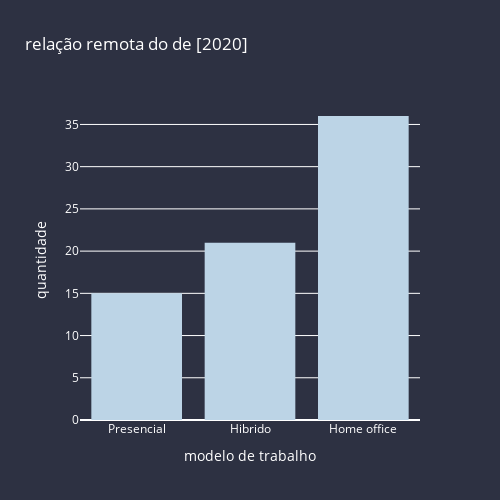
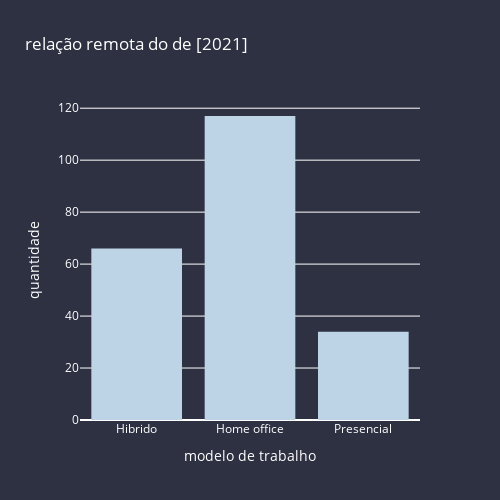
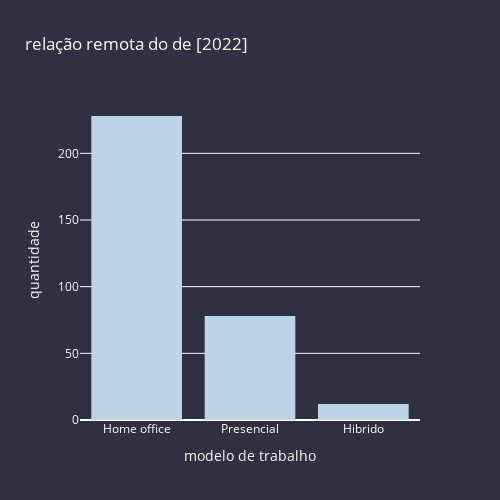

Here is the notebook cell these charts were saved with, in order:
### Markdown cell above
#o código abaixo é um laço de repetição aonde faz uma busca pela quantidade de pessoas que trabalhou como home office, hibrido e presencial para cada ano.

### Code cell
for valores in listas_de_anos:
    fig = go.Figure(layout=go.Layout(width=500, height=500))
    fig.add_trace(go.Histogram(histfunc='count', x=valores['modelo_trabalho'], marker_color='#bcd4e6'))
    fig.update_layout(title=f'relação remota do de {valores['data_trabalho'].unique()}',
                      xaxis_title='modelo de trabalho',
                      yaxis_title='quantidade',
                      paper_bgcolor='#2d3142',
                      plot_bgcolor='#2d3142',
                      font=dict(color='white'))
    pyo.init_notebook_mode(connected=True)
    pyo.iplot(fig)

for relacao in listas_de_anos:
    variavel_relacao = relacao.groupby('modelo_trabalho')['modelo_trabalho'].\
        value_counts().sort_values(ascending=False)
    print(f'Relação remota do ano de {relacao['data_trabalho'].unique()} {variavel_relacao}')

### Figure 1 — Plotly figure (JSON) as saved in the notebook; plotly's stock layout.template omitted (floating-point values rounded to 4 significant figures)
{"data": [{"histfunc": "count", "marker": {"color": "#bcd4e6"}, "type": "histogram", "x": ["Presencial", "Presencial", "Hibrido", "Presencial", "Hibrido", "Home office", "Home office", "Hibrido", "Home office", "Hibrido", "Presencial", "Presencial", "Presencial", "Home office", "Home office", "Hibrido", "Home office", "Home office", "Hibrido", "Home office", "Presencial", "Home office", "Hibrido", "Presencial", "Presencial", "Home office", "Hibrido", "Presencial", "Home office", "Hibrido", "Home office", "Home office", "Home office", "Presencial", "Hibrido", "Hibrido", "Home office", "Hibrido", "Home office", "Home office", "Home office", "Hibrido", "Presencial", "Home office", "Hibrido", "Home office", "Home office", "Home office", "Home office", "Hibrido", "Presencial", "Home office", "Hibrido", "Home office", "Home office", "Home office", "Home office", "Home office", "Hibrido", "Home office", "Home office", "Home office", "Hibrido", "Home office", "Home office", "Hibrido", "Presencial", "Home office", "Home office", "Presencial", "Hibrido", "Hibrido"]}], "layout": {"font": {"color": "white"}, "height": 500, "paper_bgcolor": "#2d3142", "plot_bgcolor": "#2d3142", "title": {"text": "relação remota do de [2020]"}, "width": 500, "xaxis": {"title": {"text": "modelo de trabalho"}}, "yaxis": {"title": {"text": "quantidade"}}}}

### Figure 2 — Plotly figure (JSON) as saved in the notebook; plotly's stock layout.template omitted (floating-point values rounded to 4 significant figures; data arrays with more than 128 entries replaced by an {"elided": "..."} marker saying what was removed)
{"data": [{"histfunc": "count", "marker": {"color": "#bcd4e6"}, "type": "histogram", "x": {"elided": "217 str values"}}], "layout": {"font": {"color": "white"}, "height": 500, "paper_bgcolor": "#2d3142", "plot_bgcolor": "#2d3142", "title": {"text": "relação remota do de [2021]"}, "width": 500, "xaxis": {"title": {"text": "modelo de trabalho"}}, "yaxis": {"title": {"text": "quantidade"}}}}

### Figure 3 — Plotly figure (JSON) as saved in the notebook; plotly's stock layout.template omitted (floating-point values rounded to 4 significant figures; data arrays with more than 128 entries replaced by an {"elided": "..."} marker saying what was removed)
{"data": [{"histfunc": "count", "marker": {"color": "#bcd4e6"}, "type": "histogram", "x": {"elided": "318 str values"}}], "layout": {"font": {"color": "white"}, "height": 500, "paper_bgcolor": "#2d3142", "plot_bgcolor": "#2d3142", "title": {"text": "relação remota do de [2022]"}, "width": 500, "xaxis": {"title": {"text": "modelo de trabalho"}}, "yaxis": {"title": {"text": "quantidade"}}}}
